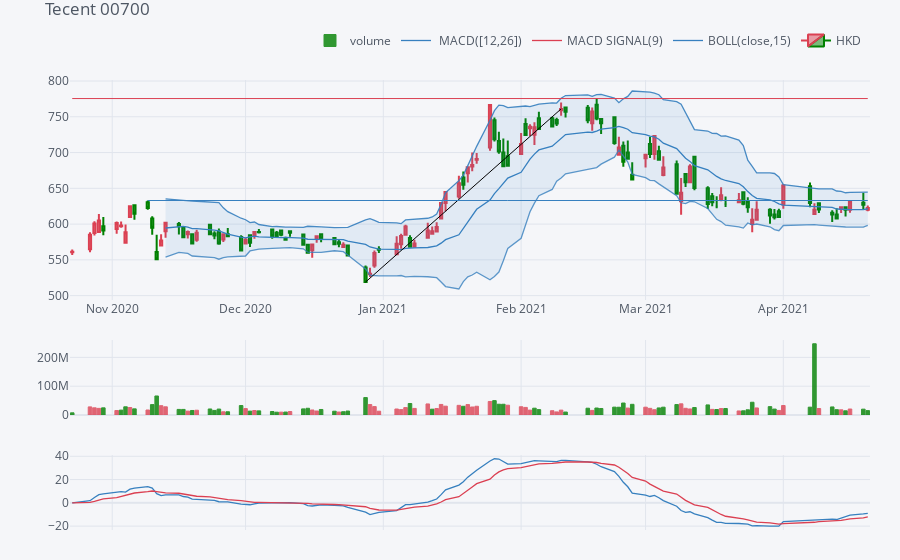

The notebook cell this image was saved under:
### Code cell
qf.add_macd()
qf.add_bollinger_bands(periods=15, boll_std=2)  
plyo.iplot(qf.iplot(asFigure=True, up_color='red',down_color='green'),
     image='png',
     filename='qf_02')
